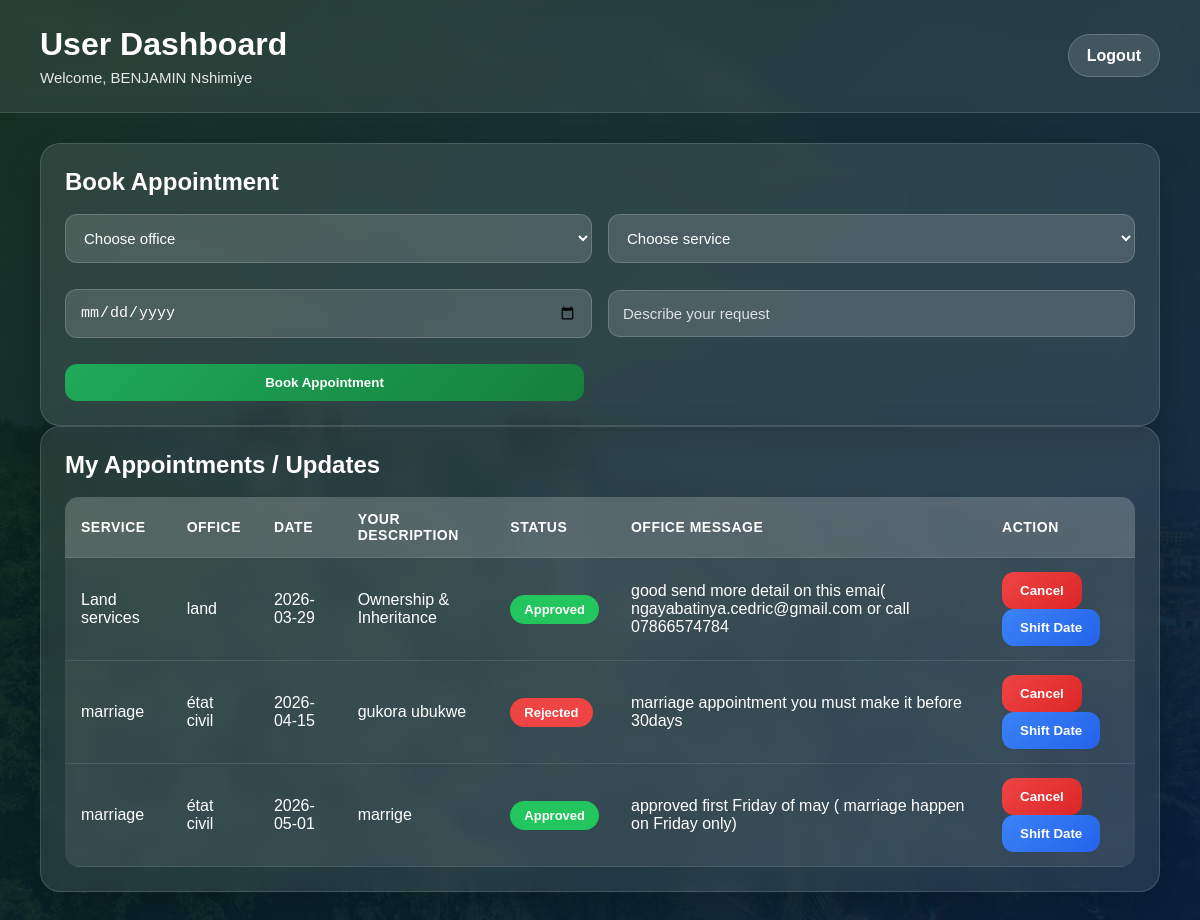
The page /user_dashboard (signed in) on the database its author committed.
### tables this page shows
CREATE TABLE appointments (
            id INTEGER PRIMARY KEY AUTOINCREMENT,
            user_email TEXT NOT NULL,
            office_email TEXT NOT NULL,
            service_id INTEGER NOT NULL,
            date TEXT NOT NULL,
            description TEXT NOT NULL,
            status TEXT NOT NULL DEFAULT 'Pending',
            office_comment TEXT DEFAULT '',
            created_at TIMESTAMP DEFAULT CURRENT_TIMESTAMP,
            FOREIGN KEY (user_email) REFERENCES users(email),
            FOREIGN KEY (office_email) REFERENCES users(email),
            FOREIGN KEY (service_id) REFERENCES services(id)
        );

CREATE TABLE services (
            id INTEGER PRIMARY KEY AUTOINCREMENT,
            service_name TEXT NOT NULL UNIQUE
        );

CREATE TABLE users (
            email TEXT PRIMARY KEY,
            name TEXT NOT NULL,
            password TEXT NOT NULL,
            role TEXT NOT NULL
        );

### app.py (the view)
@app.route("/user_dashboard")
def user_dashboard():
    if session.get("role") != "user":
        return redirect(url_for("login"))
    user_email = session["user_email"]
    conn = get_db()
    cursor = conn.cursor()
    cursor.execute("""
        SELECT
            appointments.id,
            appointments.date,
            appointments.description,
            appointments.status,
            appointments.office_comment,
            services.service_name AS service_name,
            office.name AS office_name
        FROM appointments
        JOIN services ON appointments.service_id = services.id
        JOIN users AS office ON appointments.office_email = office.email
        WHERE appointments.user_email = ?
        ORDER BY appointments.date ASC, appointments.created_at DESC
    """, (user_email,))
    appointments = cursor.fetchall()
    conn.close()
    return render_template(
        "user_dashboard.html",
        user_name=session["user_name"],
        services=get_all_services(),
        offices=get_all_offices(),
        appointments=appointments,
        tomorrow=tomorrow_date()
    )

### app.py (called while the page is built)
@app.before_request
def require_login():
    public_routes = ["home", "login", "register", "static"]
    if request.endpoint in public_routes:
        return
    if "role" not in session:
        return redirect(url_for("login"))

@app.after_request
def add_no_cache_headers(response):
    response.headers["Cache-Control"] = "no-store, no-cache, must-revalidate, max-age=0"
    response.headers["Pragma"] = "no-cache"
    response.headers["Expires"] = "0"
    return response

def get_db():
    conn = sqlite3.connect(DATABASE)
    conn.row_factory = sqlite3.Row
    return conn

def tomorrow_date():
    return (date.today() + timedelta(days=1)).isoformat()

def get_all_services():
    conn = get_db()
    cursor = conn.cursor()
    cursor.execute("SELECT * FROM services ORDER BY service_name ASC")
    services = cursor.fetchall()
    conn.close()
    return services

def get_all_offices():
    conn = get_db()
    cursor = conn.cursor()
    cursor.execute("SELECT * FROM users WHERE role = 'umurenge_office' ORDER BY name ASC")
    offices = cursor.fetchall()
    conn.close()
    return offices

### templates/user_dashboard.html (shortened to what this page needs)
<!DOCTYPE html>
<html lang="en">
<head>
    <link rel="stylesheet" href="{{ url_for('static', filename='css/style.css') }}">
</head>
<body class="dashboard-page">
<div class="topbar">
    <div class="topbar-left">
        <h1>User Dashboard</h1>
        <p>Welcome, {{ user_name }}</p>
    </div>
    <div class="topbar-right">
        <a href="{{ url_for('logout') }}" class="topbar-link">Logout</a>
    </div>
</div>
<div class="dashboard-wrapper">
    <div class="dashboard-form-card">
        <h2>Book Appointment</h2>
        <form method="POST" action="{{ url_for('book_appointment') }}" class="dashboard-form">
            <select name="office_email" required>
                <option value="">Choose office</option>
            </select>
            <select name="service_id" required>
                <option value="">Choose service</option>
            </select>
            <input type="date" name="date" min="{{ tomorrow }}" required>
            <input type="text" name="description" placeholder="Describe your request" required>
            <button type="submit" class="primary-btn">Book Appointment</button>
        </form>
    </div>
    <div class="dashboard-card">
        <h2>My Appointments / Updates</h2>
        {% if appointments %}
            <table class="modern-table">
                <thead>
                    <tr>
                        <th>Service</th>
                        <th>Office</th>
                        <th>Date</th>
                        <th>Your Description</th>
                        <th>Status</th>
                        <th>Office Message</th>
                        <th>Action</th>
                    </tr>
                </thead>
                <tbody>
                    {% for a in appointments %}
                    <tr>
                        <td>{{ a["service_name"] }}</td>
                        <td>{{ a["office_name"] }}</td>
                        <td>{{ a["date"] }}</td>
                        <td>{{ a["description"] }}</td>
                        <td>
                            {% if a["status"] == "Approved" %}
                                <span class="pill approved-pill">Approved</span>
                            {% elif a["status"] == "Rejected" %}
                                <span class="pill rejected-pill">Rejected</span>
                            {% elif a["status"] == "Cancelled" %}
                                <span class="pill rejected-pill">Cancelled</span>
                            {% else %}
                                <span class="pill pending-pill">Pending</span>
                            {% endif %}
                        </td>
                        <td>
                            {% if a["office_comment"] %}
                                {{ a["office_comment"] }}
                            {% else %}
                                <span>No message yet</span>
                            {% endif %}
                        </td>
                        <td>
                            {% if a["status"] != "Cancelled" %}
                                <a href="{{ url_for('cancel_appointment', appointment_id=a['id']) }}"
                                   onclick="return confirm('Cancel this appointment?')">
                                    <button type="button" class="danger-btn">Cancel</button>
                                </a>
                                <a href="{{ url_for('shift_appointment', appointment_id=a['id']) }}">
                                    <button type="button" class="secondary-btn">Shift Date</button>
                                </a>
                            {% else %}
                                <span>No action</span>
                            {% endif %}
                        </td>
                    </tr>
                    {% endfor %}
                </tbody>
            </table>
        {% else %}
            <p>No appointments booked yet.</p>
        {% endif %}
    </div>
</div>
</body>
</html>

### static/css/style.css (style rules this page uses)
html, body { margin: 0; min-height: 100%; font-family: Arial, sans-serif; }
body { background-color: #e6f2ff; }
form { display: flex; flex-direction: column; gap: 12px; align-items: center; }
input, select { width: 260px; padding: 10px; margin-bottom: 10px; border: 1px solid #bbb; border-radius: 6px; box-sizing: border-box; }
button { border: none; padding: 10px 15px; cursor: pointer; margin-right: 8px; border-radius: 6px; font-weight: bold; transition: 0.25s ease; }
.dashboard-page { min-height: 100vh; color: white; background: linear-gradient(135deg, rgba(8, 35, 20, 0.92), rgba(9, 33, 63, 0.92)), url("../images/rwanda_a.jpeg") no-repeat center center/cover; }
.topbar { display: flex; justify-content: space-between; align-items: center; padding: 26px 40px; background: rgba(255, 255, 255, 0.08); backdrop-filter: blur(8px); -webkit-backdrop-filter: blur(8px); border-bottom: 1px solid rgba(255, 255, 255, 0.12); }
.topbar-left h1 { margin: 0; font-size: 32px; }
.topbar-left p { margin: 6px 0 0; font-size: 15px; color: #e8e8e8; }
.topbar-link { color: white; text-decoration: none; font-weight: bold; padding: 12px 18px; border-radius: 999px; background: rgba(255, 255, 255, 0.12); border: 1px solid rgba(255, 255, 255, 0.20); }
.dashboard-wrapper { padding: 30px 40px 50px; }
.dashboard-card, .dashboard-form-card { padding: 24px; border-radius: 20px; background: rgba(255, 255, 255, 0.10); border: 1px solid rgba(255, 255, 255, 0.14); backdrop-filter: blur(10px); -webkit-backdrop-filter: blur(10px); box-shadow: 0 14px 35px rgba(0, 0, 0, 0.18); }
.dashboard-card h2, .dashboard-form-card h2 { margin-top: 0; margin-bottom: 18px; font-size: 24px; }
.dashboard-form { display: grid; grid-template-columns: repeat(2, minmax(220px, 1fr)); gap: 16px; align-items: center; }
.dashboard-form input, .dashboard-form select { width: 100%; padding: 14px; font-size: 15px; color: white; border-radius: 12px; border: 1px solid rgba(255, 255, 255, 0.18); background: rgba(255, 255, 255, 0.14); box-sizing: border-box; }
.dashboard-form input::placeholder { color: rgba(255, 255, 255, 0.82); }
.dashboard-form select option { color: black; }
.modern-table { width: 100%; border-collapse: collapse; overflow: hidden; border-radius: 14px; background: rgba(255, 255, 255, 0.08); }
.modern-table th, .modern-table td { padding: 14px 16px; text-align: left; color: white; border-bottom: 1px solid rgba(255, 255, 255, 0.10); }
.modern-table th { font-size: 14px; letter-spacing: 0.5px; text-transform: uppercase; background: rgba(255, 255, 255, 0.14); }
.primary-btn, .secondary-btn, .danger-btn { border: none; padding: 11px 18px; border-radius: 12px; font-weight: bold; cursor: pointer; color: white; transition: 0.25s ease; }
.primary-btn { background: linear-gradient(135deg, #1faa59, #15803d); }
.secondary-btn { background: linear-gradient(135deg, #3b82f6, #2563eb); }
.danger-btn { background: linear-gradient(135deg, #ef4444, #dc2626); }
.pill { display: inline-block; padding: 7px 14px; border-radius: 999px; font-size: 13px; font-weight: bold; color: white; }
.approved-pill { background: #22c55e; }
.rejected-pill { background: #ef4444; }

### rows shown on the page
appointments: service_name "Land services", office_name "land", date "2026-03-29", description "Ownership & Inheritance", status "Approved", office_comment "good send more detail on this emai( ngayabatinya.cedric@gmail.com or call 07866574784"
appointments: service_name "marriage", office_name "état civil", date "2026-04-15", description "gukora ubukwe", status "Rejected", office_comment "marriage appointment you must make it before 30days"
appointments: service_name "marriage", office_name "état civil", date "2026-05-01", description "marrige", status "Approved", office_comment "approved first Friday of may ( marriage happen on Friday only)"

### other values the page prints
{{ user_name }} "BENJAMIN Nshimiye"
